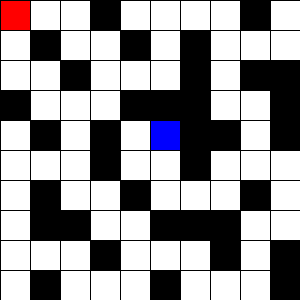
Frame 1 (no input)
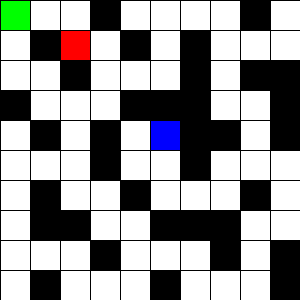
Frame 60 (the mouse pressed at the canvas centre just before this capture)
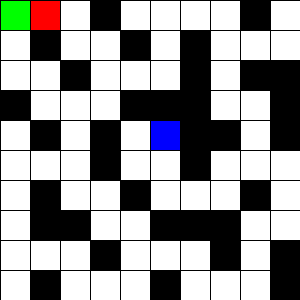
Frame 120 (the mouse held since frame 60 and released just before this capture)

The Processing sketch that drew these frames (run headless with seeded random() and noise(); from frame 60 on, the mouse is pressed at the canvas centre):

// Processing sketch: section4
// ── section4.pde
//【実験】別の迷路で挑戦!（成功ver）

//int x = 1;
//int y = 1;
//int count = 0;

//int direction = 0; //上：0　右：1　下：2　左：3

//color black = color (0);
//color white = color (255);
//color red = color (255,0,0);
//color start = color(0,255,0);
//color goal = color (0,0,255);

//int [ ][ ] maze = {
//                {1,1,1,1,1,1,1,1,1,1,1,1},
//                {1,0,0,0,0,1,0,0,0,1,0,1}, 
//                {1,1,0,1,0,0,1,1,0,0,0,1}, 
//                {1,0,0,0,1,0,0,0,1,0,1,1}, 
//                {1,1,1,0,0,1,1,0,0,0,0,1}, 
//                {1,0,0,0,1,0,0,1,1,1,0,1}, 
//                {1,0,1,1,1,1,0,0,1,0,0,1}, 
//                {1,0,0,0,0,1,1,0,0,1,1,1}, 
//                {1,0,1,1,0,0,0,1,0,0,0,1}, 
//                {1,0,0,1,0,1,0,0,1,0,1,1}, 
//                {1,1,0,0,0,0,1,0,0,0,1,1},
//                {1,1,1,1,1,1,1,1,1,1,1,1}
//                    }; 
                    
//int [][] root = new int [12][12];

//  void setup() {
//    size (300,300);
//    frameRate(10); 
//  }

//  void draw() {
//    translate(-30,-30);
    
//    //迷路を描画
//    for (int i = 0; i < 12; i++) {
//      for (int j = 0; j < 12; j++) {
//        if( maze[i][j] == 1) {
//          fill(black);
//        }
//        else {
//          fill(white);
//        }
//        rect(30 * j, 30 * i, 30, 30);
//      }
//    }
    
//    fill(start);
//    rect(30,30,30,30);
    
//    fill(goal);
//    rect(180,150,30,30);
    
//    //アニメーションの終了
//    if( x == 6 && y == 5) { 
//      direction = 4;
//      noLoop();
//    }
    
//    //初期値の設定
//    if (count == 0) {
//      rect (30, 30, 30, 30);
//      direction = 0;
//    }
    
//    //左手の法則
    
//    fill (red);
    
//    if (count > 0) {
//      switch (direction) {
//        case 0: //上を向いているとき
//          if (maze[y][x-1] == 0) {
//            x--;
//            direction = 3;
//          } 
//          else if (maze[y-1][x] == 0) {
//            y--;
            
//          } 
//          else if (maze[y][x+1] == 0) {
//            x++;
//            direction = 1;
//          }else {
            
//            direction = 2;
//          }
//        break;
        
//        case 1: //右を向いているとき
//          if (maze[y-1][x] == 0) {
//            y--;
//            direction = 0;
//          } 
//          else if (maze[y][x+1] == 0) {
//            x++;
            
//          } 
//          else if (maze[y+1][x] == 0) {
//            y++;
//            direction =2;
//          }
//          else {
//            direction = 3;
//          }
//        break;
        
//        case 2: //下を向いているとき
//          if (maze[y][x+1] == 0) {
//            x++;
//            direction = 1;
//          }
//          else if (maze[y+1][x] == 0) {
//            y++;
            
//          }
//          else if (maze[y][x-1] == 0) {
//            x--;
//            direction = 3;
//          }
//          else {
            
//            direction = 0;
//          }
          
//        break;
        
//        case 3: //左を向いているとき
//          if (maze[y+1][x] == 0) {
//            y++;
//            direction = 2;
//          }
//          else if (maze[y][x-1] == 0) {
//            x--;
            
//          }
//          else if (maze[y-1][x] == 0) {
//            y--;
//            direction = 0;
//          }
//          else {
//            direction = 1;
//          }
          
//        break;
//      }
//      rect(x * 30, y * 30, 30, 30);      
//    }
    
//    count++;
//    println("direction=", direction);
//  }
  


//【実験】左手の法則で解けない場合

//int x = 1;
//int y = 1;
//int count = 0;

//int direction = 0; //上：0　右：1　下：2　左：3

//color black = color (0);
//color white = color (255);
//color red = color (255,0,0);
//color start = color(0,255,0);
//color goal = color (0,0,255);

//int [ ][ ] maze = {
//                {1,1,1,1,1,1,1,1,1,1,1,1},
//                {1,0,0,0,1,0,0,0,0,1,0,1}, 
//                {1,0,1,0,0,1,0,1,0,0,0,1}, 
//                {1,0,0,1,0,0,0,1,0,1,1,1}, 
//                {1,1,0,0,0,1,1,1,0,0,1,1}, 
//                {1,0,1,0,1,0,0,1,1,0,1,1}, 
//                {1,0,0,0,1,0,0,1,0,0,0,1}, 
//                {1,0,1,0,0,1,0,0,0,1,0,1}, 
//                {1,0,1,1,0,0,1,1,1,0,0,1}, 
//                {1,0,0,0,1,0,0,0,1,0,1,1}, 
//                {1,0,1,0,0,0,1,0,0,0,1,1},
//                {1,1,1,1,1,1,1,1,1,1,1,1}
//                    }; 
                    
//int [][] root = new int [12][12];

//  void setup() {
//    size (300,300);
//    frameRate(10); 
//  }

//  void draw() {
//    translate(-30,-30);
    
//    //迷路を描画
//    for (int i = 0; i < 12; i++) {
//      for (int j = 0; j < 12; j++) {
//        if( maze[i][j] == 1) {
//          fill(black);
//        }
//        else {
//          fill(white);
//        }
//        rect(30 * j, 30 * i, 30, 30);
//      }
//    }
    
//    fill(start);
//    rect(30,30,30,30);
    
//    fill(goal);
//    rect(180,150,30,30);
    
//    //アニメーションの終了
//    if( x == 6 && y == 5) { 
//      direction = 4;
//      noLoop();
//    }
    
//    //初期値の設定
//    if (count == 0) {
//      rect (30, 30, 30, 30);
//      direction = 0;
//    }
    
//    //左手の法則
    
//    fill (red);
    
//    if (count > 0) {
//      switch (direction) {
//        case 0: //上を向いているとき
//          if (maze[y][x-1] == 0) {
//            x--;
//            direction = 3;
//          } 
//          else if (maze[y-1][x] == 0) {
//            y--;
            
//          } 
//          else if (maze[y][x+1] == 0) {
//            x++;
//            direction = 1;
//          }else {
            
//            direction = 2;
//          }
//        break;
        
//        case 1: //右を向いているとき
//          if (maze[y-1][x] == 0) {
//            y--;
//            direction = 0;
//          } 
//          else if (maze[y][x+1] == 0) {
//            x++;
            
//          } 
//          else if (maze[y+1][x] == 0) {
//            y++;
//            direction =2;
//          }
//          else {
//            direction = 3;
//          }
//        break;
        
//        case 2: //下を向いているとき
//          if (maze[y][x+1] == 0) {
//            x++;
//            direction = 1;
//          }
//          else if (maze[y+1][x] == 0) {
//            y++;
            
//          }
//          else if (maze[y][x-1] == 0) {
//            x--;
//            direction = 3;
//          }
//          else {
            
//            direction = 0;
//          }
          
//        break;
        
//        case 3: //左を向いているとき
//          if (maze[y+1][x] == 0) {
//            y++;
//            direction = 2;
//          }
//          else if (maze[y][x-1] == 0) {
//            x--;
            
//          }
//          else if (maze[y-1][x] == 0) {
//            y--;
//            direction = 0;
//          }
//          else {
//            direction = 1;
//          }
          
//        break;
//      }
//      rect(x * 30, y * 30, 30, 30);      
//    }
    
//    count++;
//    println("direction=", direction);
//  }
  
  
  
////【実験】右手の法則で解けない場合

//int x = 1;
//int y = 1;
//int count = 0;

//int direction = 0; //上：0　右：1　下：2　左：3

//color black = color (0);
//color white = color (255);
//color red = color (255,0,0);
//color start = color(0,255,0);
//color goal = color (0,0,255);

//int [ ][ ] maze = {
//                {1,1,1,1,1,1,1,1,1,1,1,1},
//                {1,0,0,0,1,0,0,0,0,1,0,1}, 
//                {1,0,1,0,0,1,0,1,0,0,0,1}, 
//                {1,0,0,1,0,0,0,1,0,1,1,1}, 
//                {1,1,0,0,0,1,1,1,0,0,1,1}, 
//                {1,0,1,0,1,0,0,1,1,0,1,1}, 
//                {1,0,0,0,1,0,0,1,0,0,0,1}, 
//                {1,0,1,0,0,1,0,0,0,1,0,1}, 
//                {1,0,1,1,0,0,1,1,1,0,0,1}, 
//                {1,0,0,0,1,0,0,0,1,0,1,1}, 
//                {1,0,1,0,0,0,1,0,0,0,1,1},
//                {1,1,1,1,1,1,1,1,1,1,1,1}
//                    }; 
                    
//int [][] root = new int [12][12];

//  void setup() {
//    size (300,300);
//    frameRate(10); 
//  }

//  void draw() {
//    translate(-30,-30);
    
//    //迷路を描画
//    for (int i = 0; i < 12; i++) {
//      for (int j = 0; j < 12; j++) {
//        if( maze[i][j] == 1) {
//          fill(black);
//        }
//        else {
//          fill(white);
//        }
//        rect(30 * j, 30 * i, 30, 30);
//      }
//    }
    
//    fill(start);
//    rect(30,30,30,30);
    
//    fill(goal);
//    rect(180,150,30,30);
    
//    //アニメーションの終了
//    if( x == 6 && y == 5) { 
//      direction = 4;
//      noLoop();
//    }
    
//    //初期値の設定
//    if (count == 0) {
//      fill(red);
//      rect (30, 30, 30, 30);
//      direction = 0;
//    }
    
//    //右手の法則

//    fill(red);

//    if (count > 0) {
//      switch (direction) {
//        case 0: //上を向いているとき
//          if (maze[y][x+1] == 0) {
//            x++;
//            direction = 1;
//          } 
//          else if (maze[y-1][x] == 0) {
//            y--;
            
//          } 
//          else if (maze[y][x-1] == 0) {
//            x--;
//            direction = 3;
//          }else {
            
//            direction = 2;
//          }
//        break;
        
//        case 1: //右を向いているとき
//          if (maze[y+1][x] == 0) {
//            y++;
//            direction = 2;
//          } 
//          else if (maze[y][x+1] == 0) {
//            x++;
            
//          } 
//          else if (maze[y-1][x] == 0) {
//            y--;
//            direction =0;
//          }
//          else {
//            direction = 3;
//          }
//        break;
        
//        case 2: //下を向いているとき
//          if (maze[y][x-1] == 0) {
//            x--;
//            direction = 3;
//          }
//          else if (maze[y+1][x] == 0) {
//            y++;
            
//          }
//          else if (maze[y][x+1] == 0) {
//            x++;
//            direction = 1;
//          }
//          else {
            
//            direction = 0;
//          }
          
//        break;
        
//        case 3: //左を向いているとき
//          if (maze[y-1][x] == 0) {
//            y--;
//            direction = 0;
//          }
//          else if (maze[y][x-1] == 0) {
//            x--;
            
//          }
//          else if (maze[y+1][x] == 0) {
//            y++;
//            direction = 2;
//          }
//          else {
//            direction = 1;
//          }
          
//        break;
//      }
//      rect(x * 30, y * 30, 30, 30);      
//    }
//    count++;
//    println(direction);
//  }


//【発展課題1】迷路の全探索  途中です！！！
  
int x = 1;
int y = 1;
int count = 0;

color black = color (0);
color white = color (255);
color red = color (255,0,0);
color start = color(0,255,0);
color goal = color (0,0,255);

int [ ][ ] maze = {
                {1,1,1,1,1,1,1,1,1,1,1,1},
                {1,0,0,0,1,0,0,0,0,1,0,1}, 
                {1,0,1,0,0,1,0,1,0,0,0,1}, 
                {1,0,0,1,0,0,0,1,0,1,1,1}, 
                {1,1,0,0,0,1,1,1,0,0,1,1}, 
                {1,0,1,0,1,0,0,1,1,0,1,1}, 
                {1,0,0,0,1,0,0,1,0,0,0,1}, 
                {1,0,1,0,0,1,0,0,0,1,0,1}, 
                {1,0,1,1,0,0,1,1,1,0,0,1}, 
                {1,0,0,0,1,0,0,0,1,0,1,1}, 
                {1,0,1,0,0,0,1,0,0,0,1,1},
                {1,1,1,1,1,1,1,1,1,1,1,1}
                    }; 
                    
boolean check = true;

  void setup() {
    size (300,300);
    frameRate(100); 
  }

  void draw() {
    translate(-30,-30);
    
    //迷路を描画
    for (int i = 0; i < 12; i++) {
      for (int j = 0; j < 12; j++) {
        if( maze[i][j] == 1) {
          fill(black);
        }
        else { 
          //maze[i][j]が0または2の時に実行
          fill(white);
        }
        rect(30 * j, 30 * i, 30, 30);
      }
    }
    
    fill(start);
    rect(30,30,30,30);
    
    fill(goal);
    rect(180,150,30,30);
    
    //アニメーションの終了
    if( x == 6 && y == 5) { 
      noLoop();
    }
    
    //初期値の設定
    if (count == 0) {
      fill(red);
      rect (30, 30, 30, 30);
      maze[x][y] = 2;
    }

    
    //全探索アルゴリズム
    if (count != 0) {
      float dise = random(4);
      //println(int(dise));
      
      switch (int(dise)) {
        
        case 0: //上
          if (maze[y-1][x] == 0 || maze[y-1][x] == 2) {
            y--;
          }
        break;
        
        case 1: //右
          if (maze[y][x+1] == 0 || maze[y][x+1] == 2) {
            x++;
          }
        
        break;
        
        case 2: //下
          if (maze[y+1][x] == 0 || maze[y+1][x] == 2) {
            y++;
          }
        
        break;
        
        case 3://左
          if(maze[y][x-1] == 0 || maze [y][x-1] == 2) {
            x--;
          }
        
        break;

      }
      maze[y][x] = 2;
      fill(red);
      rect(x * 30, y * 30, 30, 30);
      
      for (int i = 0; i < 12; i++) {
        for (int j = 0; j < 12; j++) {
          //println(maze[i][j]);
          if(maze[i][j] == 0) {
            check = false;
          }
        }
      }
    }
    count++;

}
  
    
    
    
    
    
    
    
//【発展課題2】スタートや他所に戻る落とし穴　（落とし穴に落ちた場所を障害物とみなすとか？）
